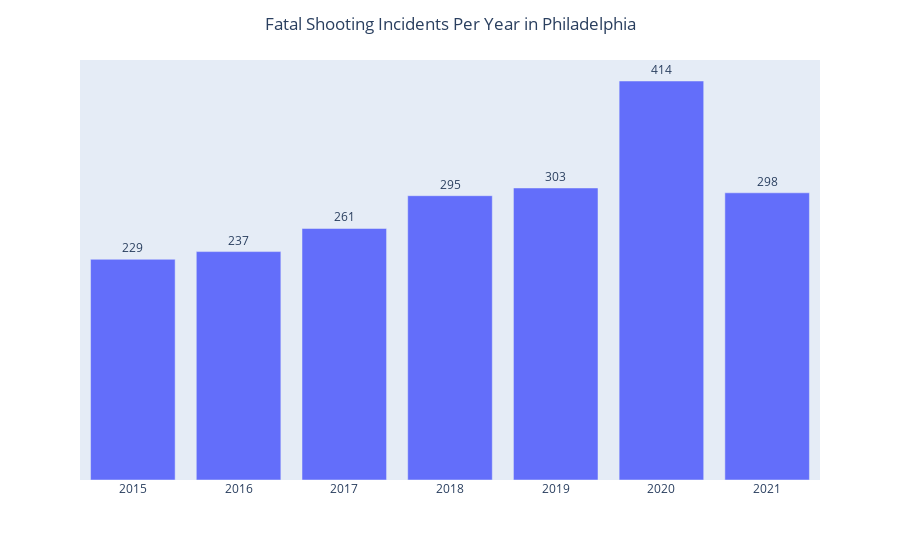

The code cell stored with this chart in its notebook:
### Code cell
fig = px.bar(fatal_shootings_per_year, x=year_labels1, y=fatal_shootings, 
            text=fatal_shootings)
fig.update_traces(texttemplate='%{text:,}', textposition='outside')
fig.update_layout(title_text='Fatal Shooting Incidents Per Year in Philadelphia', title_x=0.5)
fig.update_yaxes(visible=False)
fig.update_xaxes(title='', visible=True, showticklabels=True)
fig.show()

### Figure 1 — Plotly figure (JSON) as saved in the notebook; plotly's stock layout.template omitted (floating-point values rounded to 4 significant figures)
{"data": [{"alignmentgroup": "True", "hovertemplate": "x=%{x}<br>y=%{y}<br>text=%{text}<extra></extra>", "legendgroup": "", "marker": {"color": "#636efa", "pattern": {"shape": ""}}, "name": "", "offsetgroup": "", "orientation": "v", "showlegend": false, "text": [229, 237, 261, 295, 303, 414, 298], "textposition": "outside", "texttemplate": "%{text:,}", "type": "bar", "x": [2015, 2016, 2017, 2018, 2019, 2020, 2021], "xaxis": "x", "y": [229, 237, 261, 295, 303, 414, 298], "yaxis": "y"}], "layout": {"barmode": "relative", "legend": {"tracegroupgap": 0}, "margin": {"t": 60}, "title": {"text": "Fatal Shooting Incidents Per Year in Philadelphia", "x": 0.5}, "xaxis": {"anchor": "y", "domain": [0, 1], "showticklabels": true, "title": {"text": ""}, "visible": true}, "yaxis": {"anchor": "x", "domain": [0, 1], "title": {"text": "y"}, "visible": false}}}
